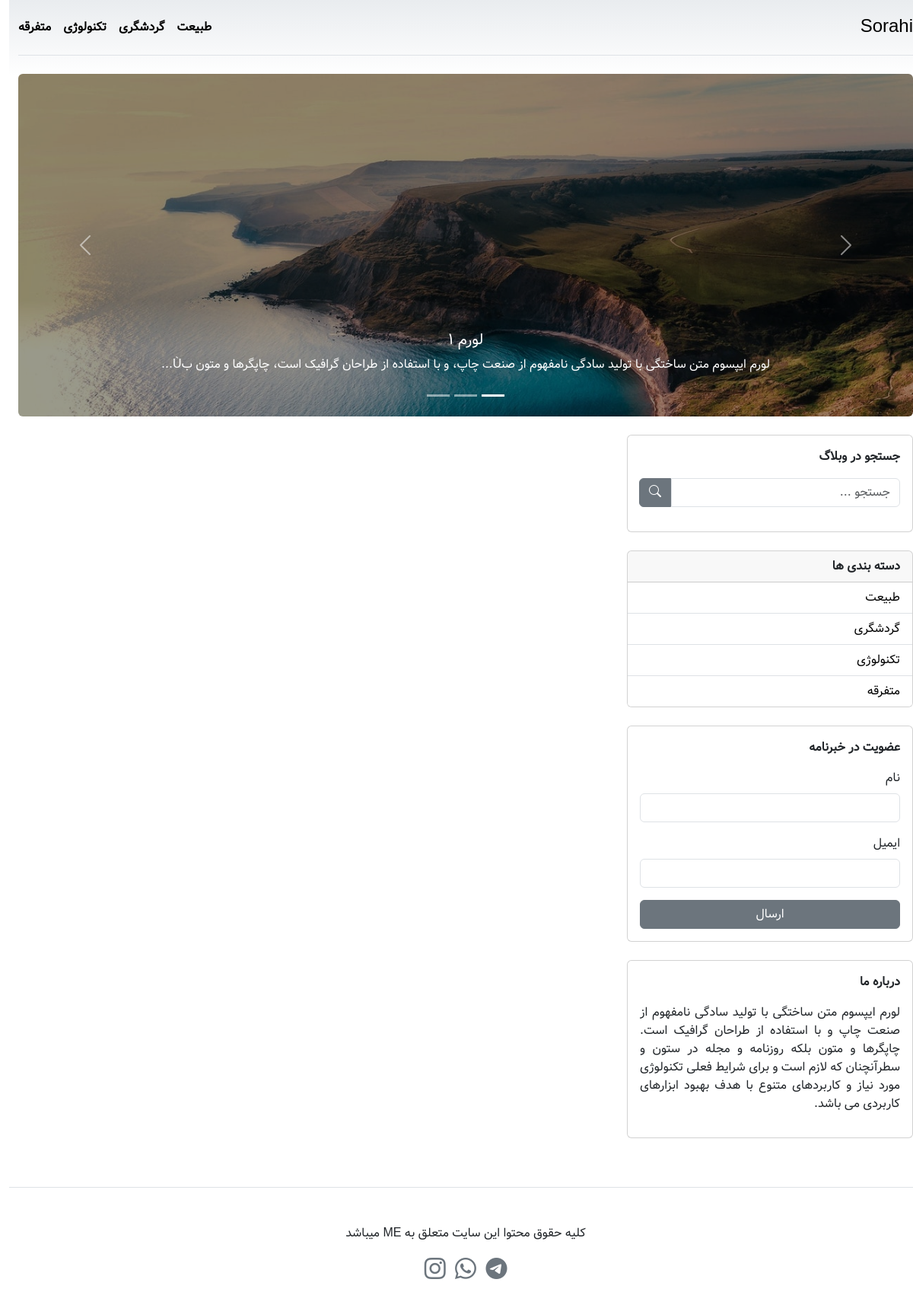
The page / on the database its author committed.
### tables this page shows
CREATE TABLE IF NOT EXISTS `tbl_categories` (
  `id` int NOT NULL AUTO_INCREMENT,
  `title` varchar(255) NOT NULL,
  PRIMARY KEY (`id`)
);

CREATE TABLE IF NOT EXISTS `tbl_posts_slider` (
  `id` int NOT NULL AUTO_INCREMENT,
  `post_id` int NOT NULL,
  `active` tinyint(1) DEFAULT NULL,
  PRIMARY KEY (`id`),
  KEY `post_id` (`post_id`)
);

CREATE TABLE IF NOT EXISTS `tbl_posts` (
  `id` int NOT NULL AUTO_INCREMENT,
  `category_id` int NOT NULL,
  `title` varchar(255) DEFAULT NULL,
  `author` varchar(255) DEFAULT NULL,
  `body` text,
  `image` varchar(255) DEFAULT NULL,
  PRIMARY KEY (`id`),
  KEY `category_id` (`category_id`)
);

### include/layout/slider.php (the view, shortened to what this page needs)
<?php
$sliders = $db->query("SELECT * FROM tbl_posts_slider");
?>
<section>
    <div id="carousel" class="carousel slide">
        <div class="carousel-indicators">
            <button type="button" data-bs-target="#carousel" data-bs-slide-to="0" class="active"></button>
            <button type="button" data-bs-target="#carousel" data-bs-slide-to="1"></button>
            <button type="button" data-bs-target="#carousel" data-bs-slide-to="2"></button>
        </div>
        <div class="carousel-inner rounded">
            <?php if ($sliders->rowCount() > 0) : ?>
                <?php foreach ($sliders as $item) : ?>
                    <?php
                    $postId = $item['post_id'];
                    $post = $db->query("SELECT * FROM tbl_posts WHERE id = $postId")->fetch();
                    ?>
                    <div class="carousel-item overlay carousel-height <?= ($item['active']) ? 'active' : '' ?>">
                        <img src="./uploads/posts/<?= $post['image'] ?>" class="d-block w-100" alt="<?= $post['title'] ?>" />
                        <div class="carousel-caption d-none d-md-block">
                            <h5><?= $post['title'] ?></h5>
                            <p>
                                <?= substr($post['body'], 0, 200) . "..." ?>
                            </p>
                        </div>
                    </div>
                <?php endforeach ?>
            <?php endif ?>
        </div>
        <button class="carousel-control-prev" type="button" data-bs-target="#carousel" data-bs-slide="prev">
            <span class="carousel-control-prev-icon"></span>
        </button>
        <button class="carousel-control-next" type="button" data-bs-target="#carousel" data-bs-slide="next">
            <span class="carousel-control-next-icon"></span>
        </button>
    </div>
</section>

### index.php (shortened to what this page needs)
<?php
    include "./include/db.php";
?>
<!DOCTYPE html>
<html dir="rtl" lang="fa">
<head>
    <link
            rel="stylesheet"
            href="https://cdn.jsdelivr.net/npm/bootstrap-icons@1.10.5/font/bootstrap-icons.css"
    />
    <link
            href="https://cdn.jsdelivr.net/npm/bootstrap@5.3.1/dist/css/bootstrap.min.css"
            rel="stylesheet"
    />
    <link rel="stylesheet" href="./assets/css/style.css"/>
</head>
<body>
<div class="container py-3">
    <?php
        include "./include/layout/header.php";
    ?>
    <main>
        <?php
            include "./include/layout/slider.php";
        ?>
        <section class="mt-4">
            <div class="row">
                <?php
                 include "./include/layout/sidebar.php";
                ?>
            </div>
    <?php
        include "./include/layout/footer.php";
    ?>
</body>
</html>

### include/layout/header.php
<?php
    $q="SELECT * FROM tbl_categories";
    $categories=$db->query($q);
?>
<header class="d-flex flex-column flex-md-row align-items-center pb-3 mb-4 border-bottom">
    <a href="index.php" class="fs-4 fw-medium link-body-emphasis text-decoration-none">
       Sorahi
    </a>
    <nav class="d-inline-flex mt-2 mt-md-0 me-md-auto">
        <?php if($categories -> rowCount()>0): ?>
        <?php foreach ($categories as $item): ?>
            <a class="fw-bold me-3 py-2 link-body-emphasis text-decoration-none" href="#"><?= $item['title']; ?></a>
        <?php endforeach; ?>
        <?php endif; ?>
    </nav>
</header>

### include/layout/sidebar.php
<?php
    $q="SELECT * FROM tbl_categories";
    $categories=$db->query($q);
?>
<div class="col-lg-4">
    <div class="card">
        <div class="card-body">
            <p class="fw-bold fs-6">جستجو در وبلاگ</p>
            <form action="#">
                <div class="input-group mb-3">
                    <input type="text" class="form-control" placeholder="جستجو ..."/>
                    <button class="btn btn-secondary" type="submit">
                        <i class="bi bi-search"></i>
                    </button>
                </div>
            </form>
        </div>
    </div>
    <div class="card mt-4">
        <div class="fw-bold fs-6 card-header">دسته بندی ها</div>
        <ul class="list-group list-group-flush p-0">
            <?php if($categories->rowCount()>0): ?>
            <?php foreach($categories as $item): ?>
            <li class="list-group-item">
                <a class="link-body-emphasis text-decoration-none" href="#"><?= $item['title']; ?></a>
            </li>
            <?php endforeach; ?>
            <?php endif; ?>
        </ul>
    </div>
    <div class="card mt-4">
        <div class="card-body">
            <p class="fw-bold fs-6">عضویت در خبرنامه</p>
            <form>
                <div class="mb-3">
                    <label class="form-label">نام</label>
                    <input type="text" class="form-control"/>
                </div>
                <div class="mb-3">
                    <label class="form-label">ایمیل</label>
                    <input type="email" class="form-control"/>
                </div>
                <div class="d-grid gap-2">
                    <button type="submit" class="btn btn-secondary">ارسال</button>
                </div>
            </form>
        </div>
    </div>
    <div class="card mt-4">
        <div class="card-body">
            <p class="fw-bold fs-6">درباره ما</p>
            <p class="text-justify">
                لورم ایپسوم متن ساختگی با تولید سادگی
                نامفهوم از صنعت چاپ و با استفاده از
                طراحان گرافیک است. چاپگرها و متون بلکه
                روزنامه و مجله در ستون و سطرآنچنان که
                لازم است و برای شرایط فعلی تکنولوژی مورد
                نیاز و کاربردهای متنوع با هدف بهبود
                ابزارهای کاربردی می باشد.
            </p>
        </div>
    </div>
</div>
</div>

### include/layout/footer.php
<footer class="text-center pt-4 my-md-5 pt-md-5 border-top">
    <div class="row flex-column">
        <div>
            <p class="">
                کلیه حقوق محتوا این سایت متعلق به  ME
                میباشد
            </p>
        </div>
        <div>
            <a href="#"><i class="bi bi-telegram fs-3 text-secondary ms-2"></i></a>
            <a href="#"><i class="bi bi-whatsapp fs-3 text-secondary ms-2"></i></a>
            <a href="#"><i class="bi bi-instagram fs-3 text-secondary"></i></a>
        </div>
    </div>
</footer>

### assets/css/style.css (style rules this page uses)
body { background-image: linear-gradient(180deg, #e9ecef, #fff 100px, #fff); background-repeat: no-repeat; font-family: "Vazir", sans-serif; }
.container { max-width: 1200px; }
.text-justify { text-align: justify; }
.overlay:after { content: ""; display: block; position: absolute; top: 0; bottom: 0; left: 0; right: 0; background: black; opacity: 0.4; z-index: 1; }
.carousel-caption { z-index: 2; }
.input-group > :not(:first-child):not(.dropdown-menu):not(.valid-tooltip):not( .valid-feedback ):not(.invalid-tooltip):not(.invalid-feedback) { border-top-right-radius: 0; border-bottom-right-radius: 0; border-top-left-radius: 0.375rem; border-bottom-left-radius: 0.375rem; }
.input-group:not(.has-validation) > :not(:last-child):not(.dropdown-toggle):not(.dropdown-menu):not( .form-floating ) { border-top-left-radius: 0; border-bottom-left-radius: 0; border-top-right-radius: 0.375rem; border-bottom-right-radius: 0.375rem; }
@media screen and (min-width: 800px) { .carousel-height { height: 450px; } }

### rows shown on the page
tbl_categories: title "طبیعت"
tbl_categories: title "گردشگری"
tbl_categories: title "تکنولوژی"
tbl_categories: title "متفرقه"
tbl_posts_slider: post.image (picture), post.title "لورم 1", post.body "لورم ایپسوم متن ساختگی با تولید سادگی نامفهوم از صنعت چاپ، و با استفاده از طراحان گرافیک است، چاپگرها و متون بÙ"
